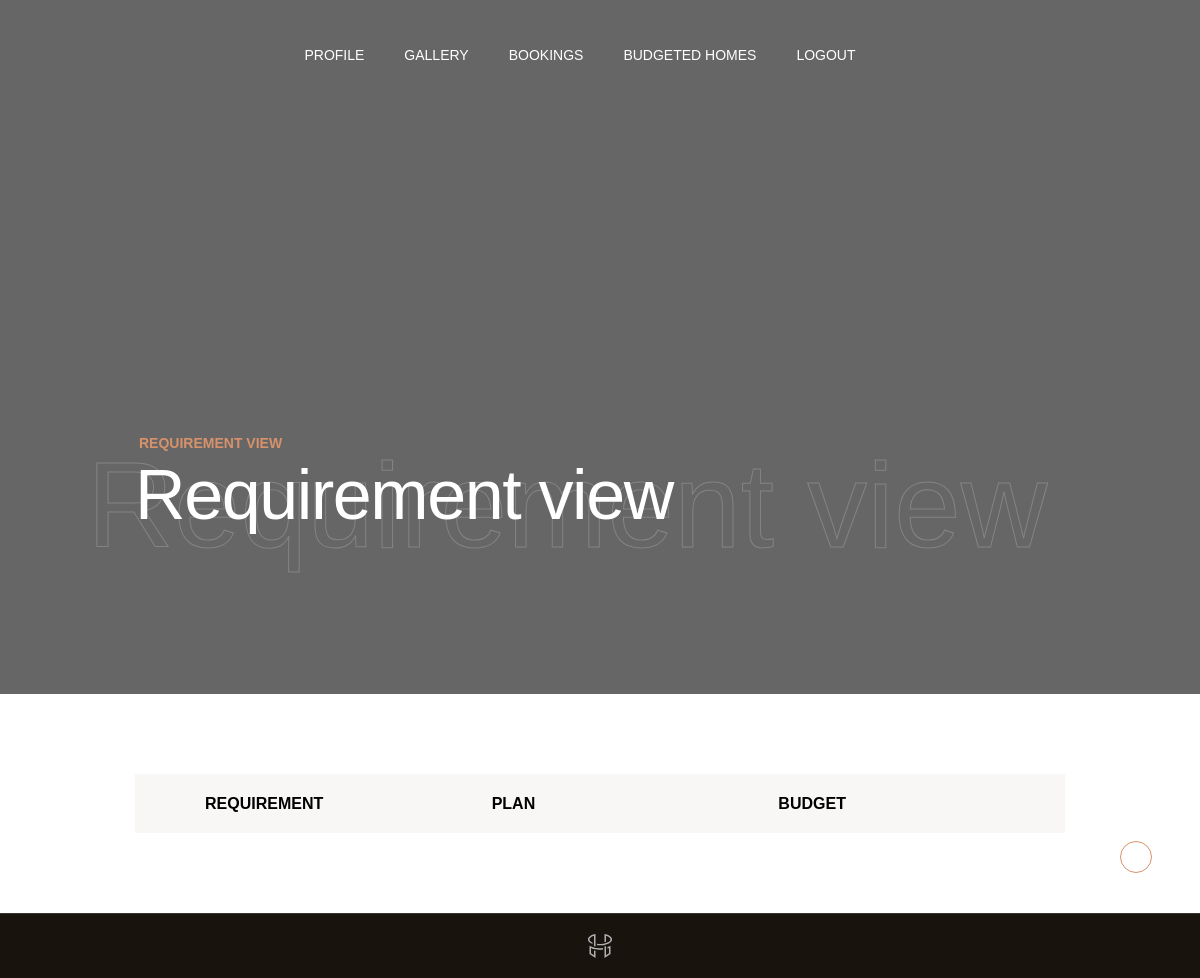
/architecture/viewreq.php?b_id=8 (signed in), run on an earlier commit of the app's database.
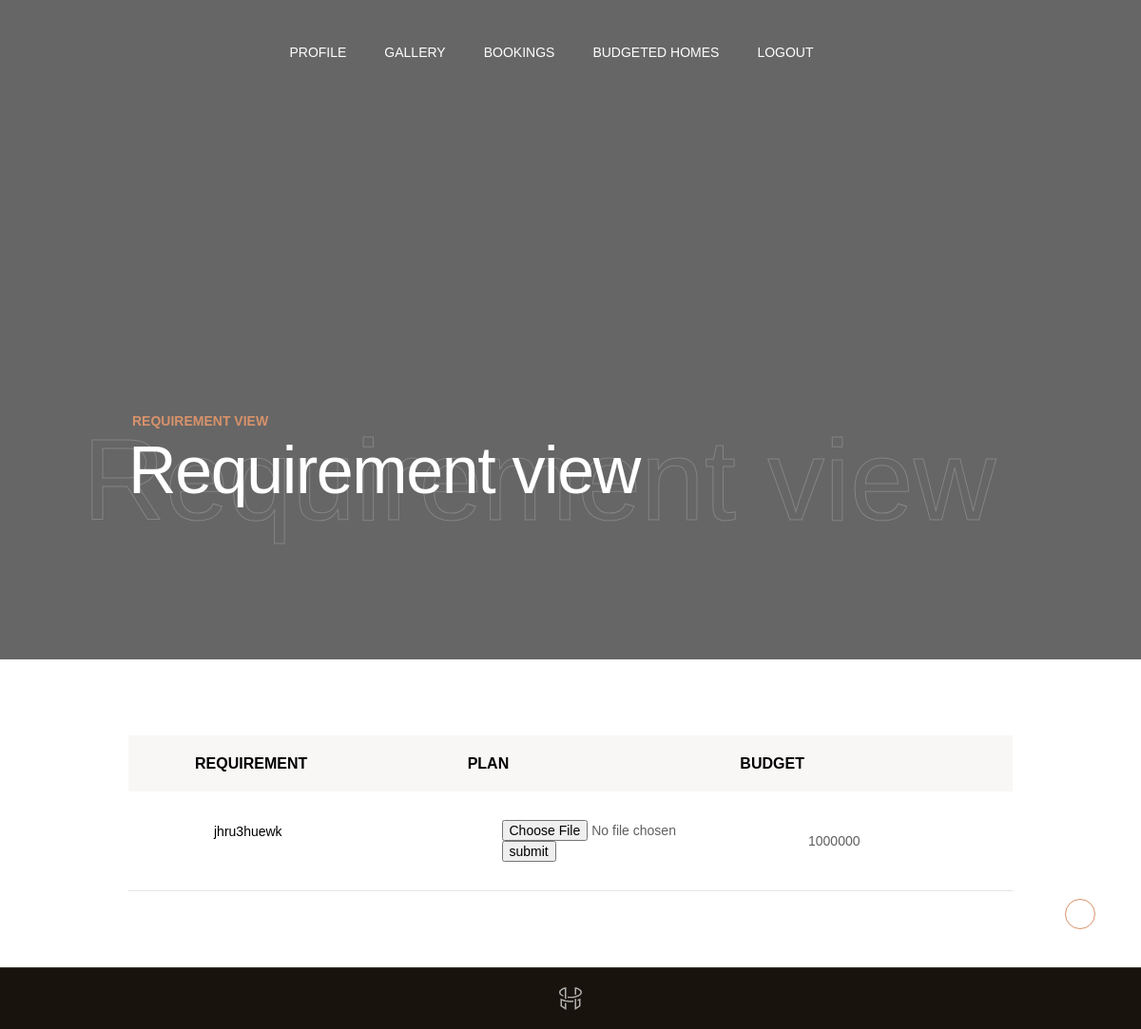
And on a later commit of the database.
### tables this page shows
CREATE TABLE IF NOT EXISTS `requirement` (
  `rb_id` int(30) NOT NULL AUTO_INCREMENT,
  `r_requirement` varchar(100) NOT NULL,
  `b_id` int(30) NOT NULL,
  `r_plan` varchar(100) NOT NULL,
  `r_budget` varchar(100) NOT NULL,
  PRIMARY KEY (`rb_id`)
);

### architecture/viewreq.php (the view, shortened to what this page needs)
<?php
include 'ar_header.php';
$b_id=$_GET['b_id'];
?>
<?php
include'../database.php';
     ?>
  <div class="content-wrapper  js-content-wrapper">
        <section class="page-masthead">
          <div data-parallax="0.6" class="page-masthead__bg">
          </div>
          <div class="container">
            <div class="page-masthead__content">
              <div class="row justify-content-between md:justify-content-center align-items-center">
                <div class="col-lg-9 col-md-10">
                  <div data-anim="slide-up delay-1">
                    <div class="page-masthead__subtitle">Requirement view</div>
                    <div class="page-masthead__back_title">Requirement view</div>
                    <h1 class="page-masthead__title text-white">Requirement view</h1>
                  </div>
                </div>
              </div>
            </div>
          </div>
        </section>
        <section class="layout-pt-md layout-pb-md">
          <div class="container">
            <div class="row x-gap-60">
              <div class="col-lg">
                <div class="shopCart-header sm:d-none">
                  <div class="row no-gutters justify-content-between">
                    <div class="col-md-4">
                      <div class="shopCart-header__title">
                       Requirement
                      </div>
                    </div>
                    <div class="col-md-4">
                      <div class="shopCart-header__title">
                        Plan
                      </div>
                    </div>
                    <div class="col-md-4">
                      <div class="shopCart-header__title">
                        Budget
                      </div>
                    </div>
                  </div>
                </div>
                <div class="shopCart-products">
                  <?php
  $sql="SELECT *  FROM requirement WHERE b_id=$b_id";
                    $result = $con->query($sql);
                               while($row= mysqli_fetch_array($result))
                                 {
                                  ?>
                  <div class="shopCart-products__item">
                    <div class="row no-gutters y-gap-10 justify-content-between">
                      <div class="col-md-4">
                        <div class="shopCart-products__product">
                          <div class="title"><?php echo  $r_requirement= $row['r_requirement']; ?></div>
                        </div>
                      </div>
                      <div class="col-md-4 ">
                        <div class="d-flex h-100 align-items-center">
                          <div class="shopCart-products__price text-grey">
                             <?php   $r_plan= $row['r_plan'];
$vvv="Yes";
if($r_plan==$vvv)
{
  ?>
  <form action="" method="POST" enctype="multipart/form-data">
  <input type="file" name="plan">
  <input type="submit" name="plansubmit" value="submit">
</form>
  <?php
}
                             ?>
                          </div>
                        </div>
                      </div>
                      <div class="col-md-3 ">
                        <div class="d-flex h-100 align-items-center">
                          <div class="shopCart-products__price text-grey">
                             <?php echo  $r_budget=$row['r_budget']; ?>
                          </div>
                        </div>
                      </div>
                    </div>
                  </div>
                <?php   }
                                 ?>
                </div>
              </div>
              </div>
          </div>
        </section>
       <?php
include 'ar_footer.php';
?>

What changed in the data, as far as the page shows it:
added requirement: r_requirement "jhru3huewk", r_budget "1000000"
